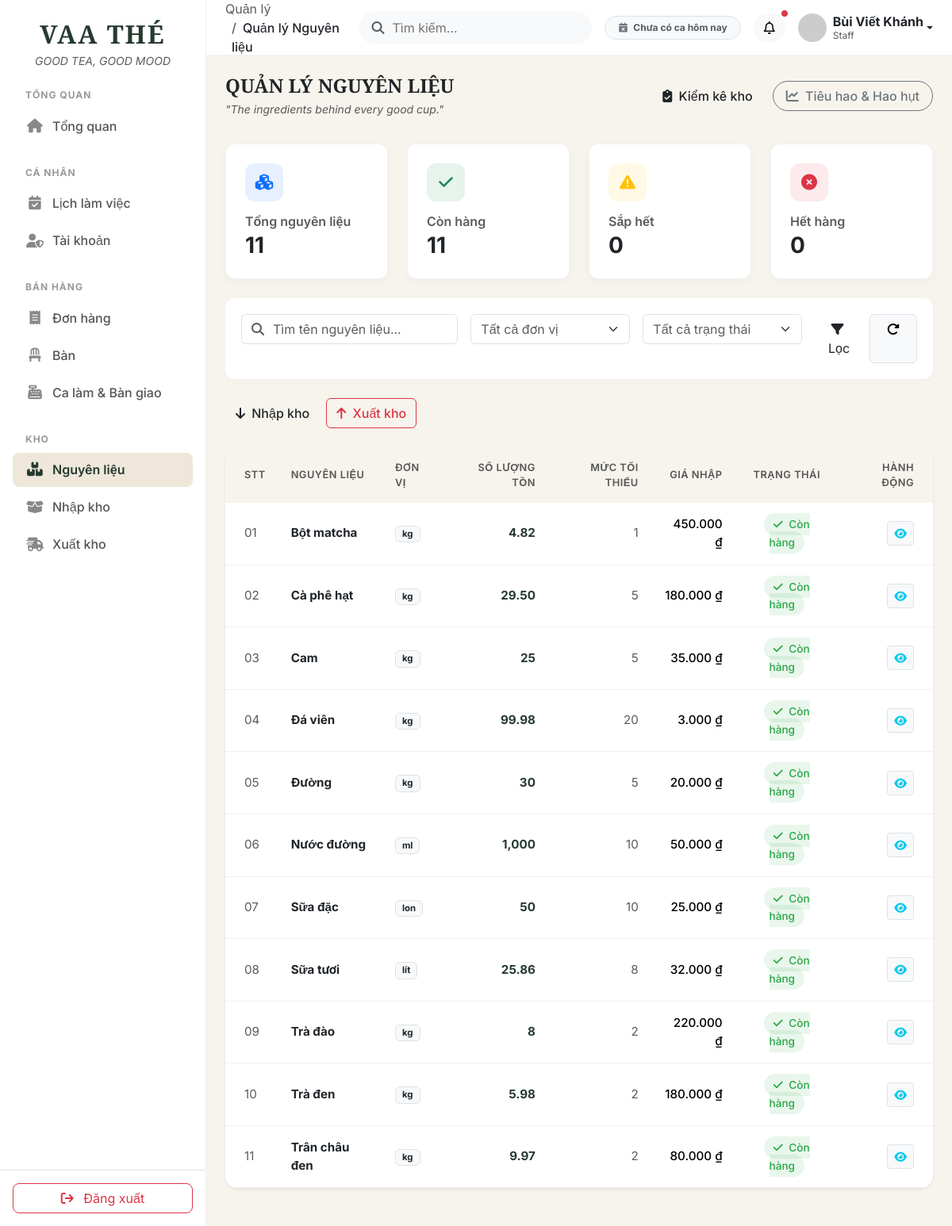
/public/admin.php?route=inventory (signed in), run on an earlier commit of the app's database.
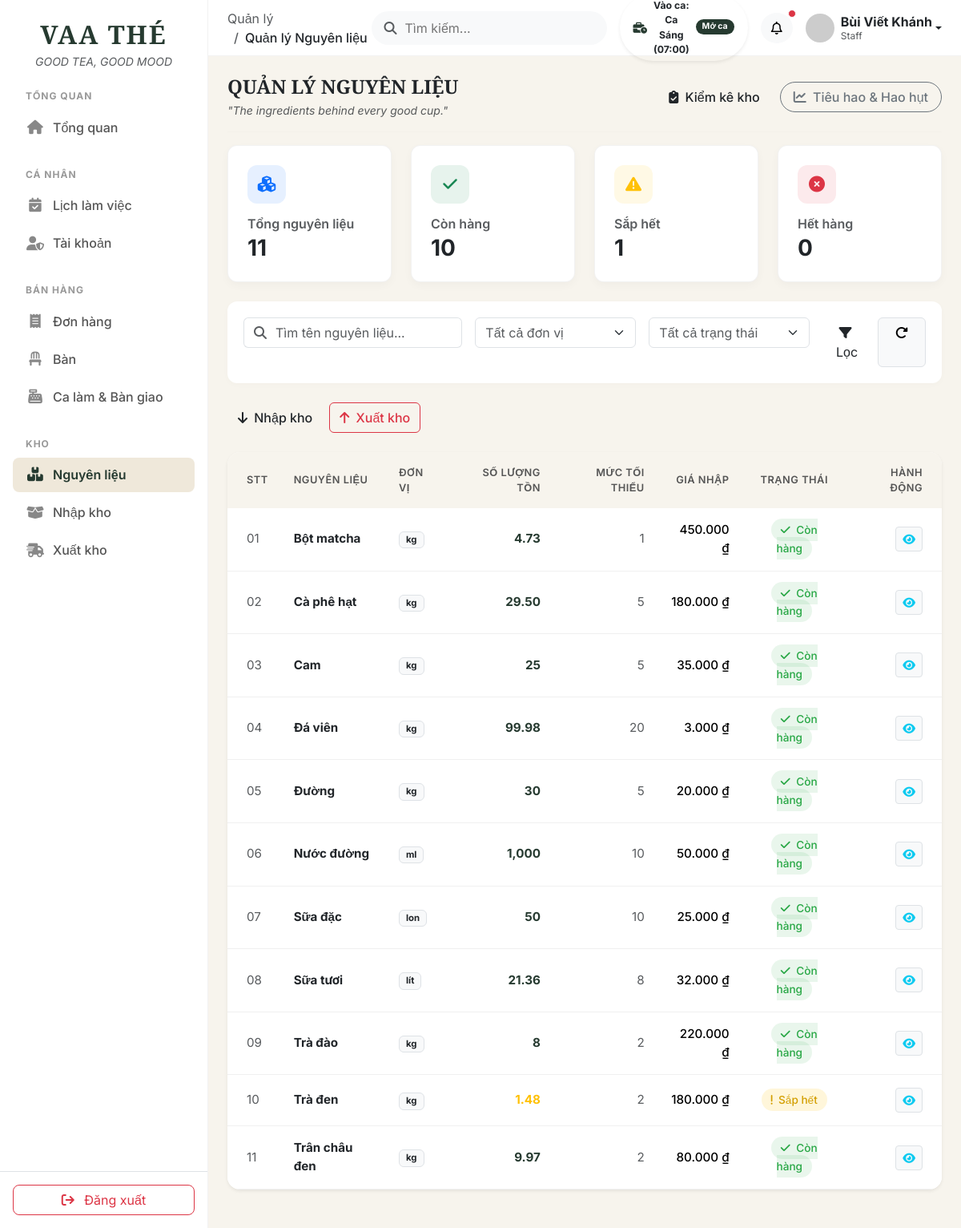
And on a later commit of the database.
### tables this page shows
CREATE TABLE `inventory` (
  `id` int(10) unsigned NOT NULL AUTO_INCREMENT,
  `ingredient_name` varchar(150) NOT NULL,
  `unit` varchar(30) NOT NULL,
  `quantity` decimal(12,2) NOT NULL DEFAULT 0.00,
  `min_quantity` decimal(12,2) NOT NULL DEFAULT 0.00,
  `price` decimal(12,2) NOT NULL DEFAULT 0.00,
  `status` tinyint(1) NOT NULL DEFAULT 1,
  `created_at` timestamp NOT NULL DEFAULT current_timestamp(),
  `updated_at` timestamp NOT NULL DEFAULT current_timestamp() ON UPDATE current_timestamp(),
  PRIMARY KEY (`id`),
  KEY `idx_inventory_quantity` (`quantity`)
);

CREATE TABLE `employee_shifts` (
  `id` int(10) unsigned NOT NULL AUTO_INCREMENT,
  `employee_id` int(10) unsigned NOT NULL,
  `shift_id` int(10) unsigned NOT NULL,
  `work_date` date NOT NULL,
  `status` enum('assigned','completed','absent','cancelled') DEFAULT 'assigned',
  `created_at` timestamp NOT NULL DEFAULT current_timestamp(),
  PRIMARY KEY (`id`),
  UNIQUE KEY `employee_id` (`employee_id`,`shift_id`,`work_date`),
  KEY `shift_id` (`shift_id`),
  CONSTRAINT `employee_shifts_ibfk_1` FOREIGN KEY (`employee_id`) REFERENCES `users` (`id`) ON DELETE CASCADE ON UPDATE CASCADE,
  CONSTRAINT `employee_shifts_ibfk_2` FOREIGN KEY (`shift_id`) REFERENCES `shifts` (`id`) ON DELETE CASCADE ON UPDATE CASCADE
);

CREATE TABLE `shifts` (
  `id` int(10) unsigned NOT NULL AUTO_INCREMENT,
  `name` varchar(100) NOT NULL,
  `start_time` time NOT NULL,
  `end_time` time NOT NULL,
  `status` tinyint(1) NOT NULL DEFAULT 1,
  `created_at` timestamp NOT NULL DEFAULT current_timestamp(),
  `updated_at` timestamp NOT NULL DEFAULT current_timestamp() ON UPDATE current_timestamp(),
  PRIMARY KEY (`id`)
);

### app/controllers/Staff/InventoryController.php (called while the page is built, shortened)
<?php
require_once __DIR__ . '/../../models/Inventory.php';
class InventoryController {
    public function index() {
        $inventoryModel = new Inventory();
        $ingredients = $inventoryModel->getAll();
        $stats = $inventoryModel->getStats();
        require_once __DIR__ . '/../../views/admin/inventory/index.php';
        require_once __DIR__ . '/../../views/layouts/admin.php';
    }
}

### app/models/Inventory.php (called while the page is built, shortened)
<?php
require_once __DIR__ . '/../config/database.php';
class Inventory {
    private $conn;
    public function __construct() {
        global $conn;
        $this->conn = $conn;
    }
        public function getAll($filters = []) {
        $conditions = [];
        $params = [];
        $types = "";
        $whereClause = !empty($conditions) ? "WHERE " . implode(" AND ", $conditions) : "";
        $sql = "SELECT * FROM inventory $whereClause ORDER BY ingredient_name ASC";
        if (!empty($params)) {
            $stmt = $this->conn->prepare($sql);
            $stmt->bind_param($types, ...$params);
            $stmt->execute();
            return $stmt->get_result()->fetch_all(MYSQLI_ASSOC);
        } else {
            $result = $this->conn->query($sql);
            return $result->fetch_all(MYSQLI_ASSOC);
        }
    }
    public function getStats() {
        $stats = [
            'total' => 0,
            'in_stock' => 0,
            'low_stock' => 0,
            'out_of_stock' => 0
        ];
        $sql = "SELECT quantity, min_quantity FROM inventory";
        $result = $this->conn->query($sql);
        if ($result) {
            $items = $result->fetch_all(MYSQLI_ASSOC);
            $stats['total'] = count($items);
            foreach ($items as $item) {
                if ($item['quantity'] <= 0) {
                    $stats['out_of_stock']++;
                } elseif ($item['quantity'] <= $item['min_quantity']) {
                    $stats['low_stock']++;
                } else {
                    $stats['in_stock']++;
                }
            }
        }
        return $stats;
    }
}

### app/models/Shift.php (called while the page is built, shortened)
<?php
require_once __DIR__ . '/../config/database.php';
class Shift {
    private $conn;
    public function __construct() {
        global $conn;
        $this->conn = $conn;
    }
    public function getAssignedShiftsForStaffToday($userId, $date = null) {
        $workDate = $date ?: date('Y-m-d');
        $sql = "SELECT es.*, s.name as shift_name, s.start_time, s.end_time
                FROM employee_shifts es
                JOIN shifts s ON es.shift_id = s.id
                WHERE es.employee_id = ?
                  AND es.work_date = ?
                  AND es.status != 'cancelled'
                ORDER BY s.start_time ASC";
        $stmt = $this->conn->prepare($sql);
        $stmt->bind_param("is", $userId, $workDate);
        $stmt->execute();
        return $stmt->get_result()->fetch_all(MYSQLI_ASSOC);
    }
    public function getActiveAssignedShiftForStaffNow($userId, $currentTime = null) {
        $assigned = $this->getAssignedShiftsForStaffToday($userId);
        if (empty($assigned)) {
            return null;
        }
        if (count($assigned) === 1) {
            return $assigned[0];
        }
        return $assigned[0];
    }
}

### app/views/admin/inventory/index.php (the view, shortened to what the changed rows need)
<link rel="stylesheet" href="assets/css/inventory.css">
<div class="row g-4 mb-4">
    <div class="col-12 col-sm-6 col-xl-3">
        <div class="stat-card-inv">
            <div class="d-flex justify-content-between align-items-center mb-3">
                <div class="stat-icon-inv bg-success bg-opacity-10 text-success">
                </div>
            </div>
            <h6 class="text-muted fw-semibold mb-1">Còn hàng</h6>
            <h3 class="fw-bold mb-0 text-dark"><?= $stats['in_stock'] ?></h3>
        </div>
    </div>
    <div class="col-12 col-sm-6 col-xl-3">
        <div class="stat-card-inv">
            <div class="d-flex justify-content-between align-items-center mb-3">
                <div class="stat-icon-inv bg-warning bg-opacity-10 text-warning">
                </div>
            </div>
            <h6 class="text-muted fw-semibold mb-1">Sắp hết</h6>
            <h3 class="fw-bold mb-0 text-dark"><?= $stats['low_stock'] ?></h3>
        </div>
    </div>
</div>
<div class="card border-0 shadow-sm rounded-4 overflow-hidden mb-4">
    <div class="card-body p-0">
        <div class="table-responsive">
            <table class="table table-inventory table-hover align-middle mb-0">
                <thead>
                    <tr>
                        <th class="ps-4 py-3 rounded-top-left admin-style-902c6d" >STT</th>
                        <th class="py-3">Nguyên liệu</th>
                        <th class="py-3">Đơn vị</th>
                        <th class="py-3 text-end">Số lượng tồn</th>
                        <th class="py-3 text-end">Mức tối thiểu</th>
                        <th class="py-3 text-end">Giá nhập</th>
                        <th class="py-3 text-center">Trạng thái</th>
                        <th class="pe-4 py-3 text-end rounded-top-right">Hành động</th>
                    </tr>
                </thead>
                <tbody class="border-top-0 bg-white">
                    <?php if(empty($ingredients)): ?>
                        <tr>
                            <td colspan="8" class="text-center py-5 text-muted">Kho trống. Chưa có nguyên liệu nào.</td>
                        </tr>
                    <?php else: ?>
                        <?php
                        $stt = 1;
                        foreach($ingredients as $item):
                            $qty = floatval($item['quantity']);
                            $min = floatval($item['min_quantity']);
                            $statusClass = 'status-instock';
                            $statusText = 'Còn hàng';
                            if ($qty <= 0) {
                                $statusClass = 'status-out';
                                $statusText = 'Hết hàng';
                            } elseif ($qty <= $min) {
                                $statusClass = 'status-low';
                                $statusText = 'Sắp hết';
                            }
                        ?>
                        <tr>
                            <td class="ps-4 text-muted"><?= str_pad($stt++, 2, '0', STR_PAD_LEFT) ?></td>
                            <td>
                                <div class="fw-bold text-dark"><?= htmlspecialchars($item['ingredient_name']) ?></div>
                            </td>
                            <td>
                                <span class="badge bg-light text-dark border px-2 py-1"><?= htmlspecialchars($item['unit']) ?></span>
                            </td>
                            <td class="text-end fw-bold <?= $qty <= 0 ? 'text-danger' : ($qty <= $min ? 'text-warning' : 'text-forest') ?>">
                                <?= number_format($qty, strpos($qty, '.') !== false ? 2 : 0) ?>
                            </td>
                            <td class="text-end text-muted">
                                <?= number_format($min, strpos($min, '.') !== false ? 2 : 0) ?>
                            </td>
                            <td class="text-end fw-medium">
                                <?= number_format($item['price'], 0, ',', '.') ?> ₫
                            </td>
                            <td class="text-center">
                                <span class="status-badge <?= $statusClass ?>"><i class="fa-solid <?= $qty<=0 ? 'fa-xmark' : ($qty<=$min ? 'fa-exclamation' : 'fa-check') ?> me-1"></i> <?= $statusText ?></span>
                            </td>
                            <td class="text-end pe-4">
                                <div class="d-flex justify-content-end gap-2">
                                    <a href="admin.php?route=inventory&action=show&id=<?= $item['id'] ?>" class="btn btn-sm btn-light border shadow-none text-info" title="Xem chi tiết">
                                        <i class="fa-solid fa-eye"></i>
                                    </a>
                                </div>
                            </td>
                        </tr>
                        <?php endforeach; ?>
                    <?php endif; ?>
                </tbody>
            </table>
        </div>
    </div>
</div>

### app/views/partials/admin/topbar.php (shortened to what the changed rows need)
<header class="admin-topbar d-flex align-items-center justify-content-between px-4">
    <div class="d-flex align-items-center gap-3">
        <div class="search-box d-none d-md-flex align-items-center bg-light rounded-pill px-3 py-2">
            <i class="fa-solid fa-magnifying-glass text-muted"></i>
            <input type="text" class="border-0 bg-transparent ms-2 admin-style-874267" placeholder="Tìm kiếm..." >
        </div>
        <?php
            $topbarUserId = isset($_SESSION['user_id']) ? (is_array($_SESSION['user_id']) ? (int)current($_SESSION['user_id']) : (int)$_SESSION['user_id']) : 0;
            $topbarIsAdmin = isset($_SESSION['role']) && $_SESSION['role'] === 'admin';
            require_once __DIR__ . '/../../../models/ShiftSession.php';
            require_once __DIR__ . '/../../../models/Shift.php';
            $topbarShiftModel = new ShiftSession();
            $topbarOpenSession = $topbarShiftModel->getCurrentOpenSession($topbarUserId);
            $topbarTodayShift = null;
            if (!$topbarOpenSession) {
                $tShiftObj = new Shift();
                $topbarTodayShift = $tShiftObj->getActiveAssignedShiftForStaffNow($topbarUserId);
            }
        ?>
        <?php if (!empty($topbarOpenSession)): ?>
            <a href="admin.php?route=shift_sessions&action=close" class="btn btn-sm btn-success rounded-pill px-3 py-1 shadow-sm d-flex align-items-center gap-2 text-decoration-none" title="Nhấn để kết ca & bàn giao">
                <span class="spinner-grow spinner-grow-sm text-light" style="width: 8px; height: 8px;"></span>
                <span class="small fw-bold">Ca: <?= htmlspecialchars($topbarOpenSession['shift_name'] ?? $topbarOpenSession['session_code']) ?></span>
                <span class="badge bg-white text-success rounded-pill small py-1 px-2">Kết ca</span>
            </a>
        <?php elseif ($topbarTodayShift): ?>
            <a href="admin.php?route=shift_sessions&action=open" class="btn btn-sm btn-outline-forest rounded-pill px-3 py-1 shadow-sm d-flex align-items-center gap-2 text-decoration-none" title="Hôm nay bạn có ca: <?= htmlspecialchars($topbarTodayShift['shift_name']) ?>">
                <i class="fa-solid fa-business-time text-forest"></i>
                <span class="small fw-bold">Vào ca: <?= htmlspecialchars($topbarTodayShift['shift_name']) ?> (<?= substr($topbarTodayShift['start_time'], 0, 5) ?>)</span>
                <span class="badge bg-forest text-white rounded-pill small py-1 px-2">Mở ca</span>
            </a>
        <?php else: ?>
            <span class="badge bg-light text-muted border rounded-pill px-3 py-2 small" title="Không có lịch phân công ca hôm nay">
                <i class="fa-solid fa-calendar-xmark me-1 text-secondary"></i> Chưa có ca hôm nay
            </span>
        <?php endif; ?>
        <button class="btn btn-light rounded-circle position-relative btn-notification">
            <i class="fa-regular fa-bell"></i>
            <span class="position-absolute top-0 start-100 translate-middle p-1 bg-danger border border-light rounded-circle">
            </span>
        </button>
        <div class="dropdown">
            <a href="#" class="d-flex align-items-center text-decoration-none dropdown-toggle text-dark" id="userDropdown" data-bs-toggle="dropdown" aria-expanded="false">
            </a>
        </div>
    </div>
</header>

What changed in the data, as far as the page shows it:
added employee_shifts: shift.name "Ca Sáng", shift.start_time "07:00"
changed inventory "Bột matcha": quantity "4.82" → "4.73"
changed inventory "Sữa tươi": quantity "25.86" → "21.36"
changed inventory "Trà đen": quantity "5.98" → "1.48"; statusText "Còn hàng" → "Sắp hết"
Also different on the page:
$stats['in_stock']: "11" → "10"
$stats['low_stock']: "0" → "1"
text no longer shown: "Chưa có ca hôm nay"
text now shown: "Vào ca: ( ) Mở ca"
